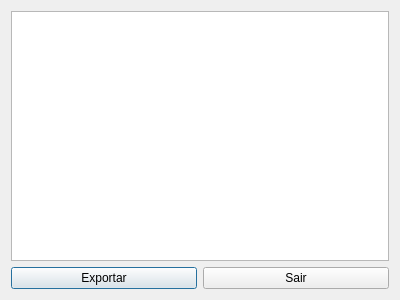
<?xml version="1.0" encoding="UTF-8"?>
<ui version="4.0">
 <class>TableWindow</class>
 <widget class="QDialog" name="TableWindow">
  <property name="geometry">
   <rect>
    <x>0</x>
    <y>0</y>
    <width>400</width>
    <height>300</height>
   </rect>
  </property>
  <property name="windowTitle">
   <string>Tabela</string>
  </property>
  <property name="locale">
   <locale language="Portuguese" country="Brazil"/>
  </property>
  <layout class="QGridLayout" name="gridLayout">
   <item row="0" column="0">
    <layout class="QVBoxLayout" name="verticalLayout">
     <item>
      <widget class="QTableView" name="tableView"/>
     </item>
     <item>
      <layout class="QHBoxLayout" name="horizontalLayout">
       <item>
        <widget class="QPushButton" name="pushButton_export">
         <property name="text">
          <string>Exportar</string>
         </property>
        </widget>
       </item>
       <item>
        <widget class="QPushButton" name="pushButton_sair">
         <property name="text">
          <string>Sair</string>
         </property>
        </widget>
       </item>
      </layout>
     </item>
    </layout>
   </item>
  </layout>
 </widget>
 <resources/>
 <connections/>
</ui>
